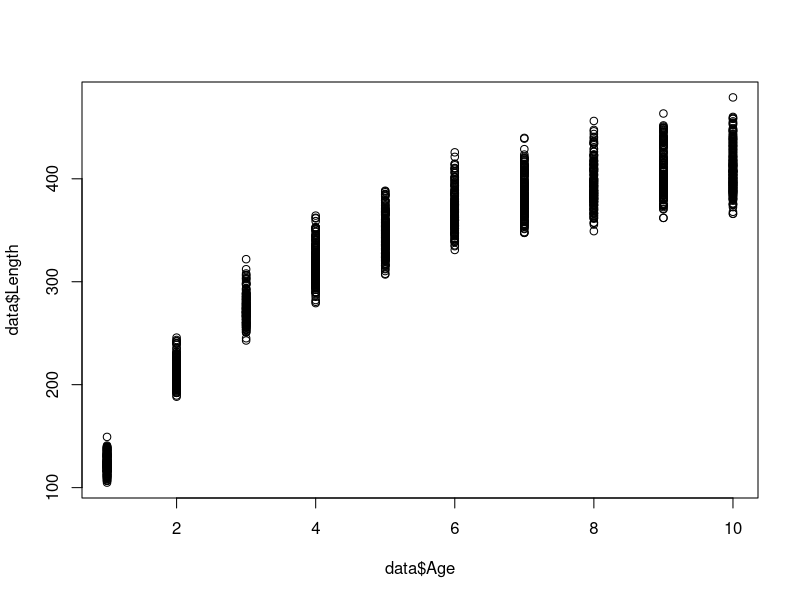
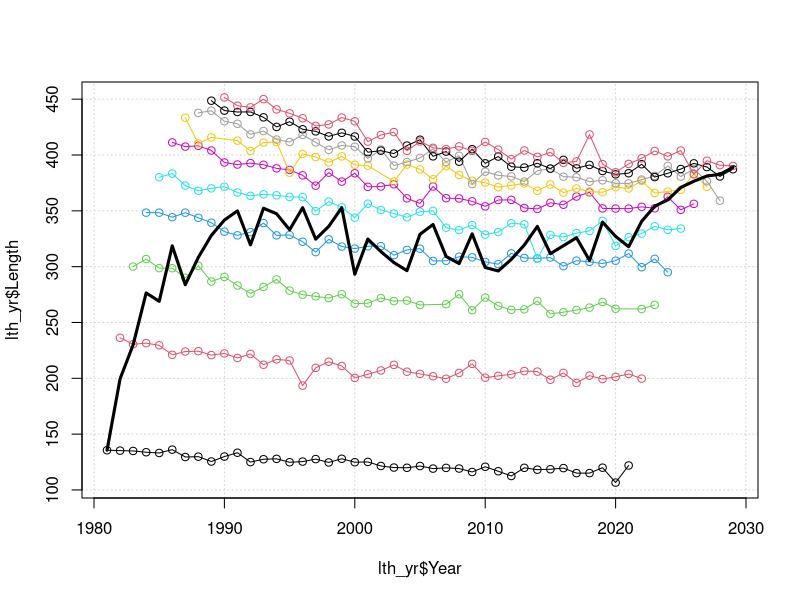
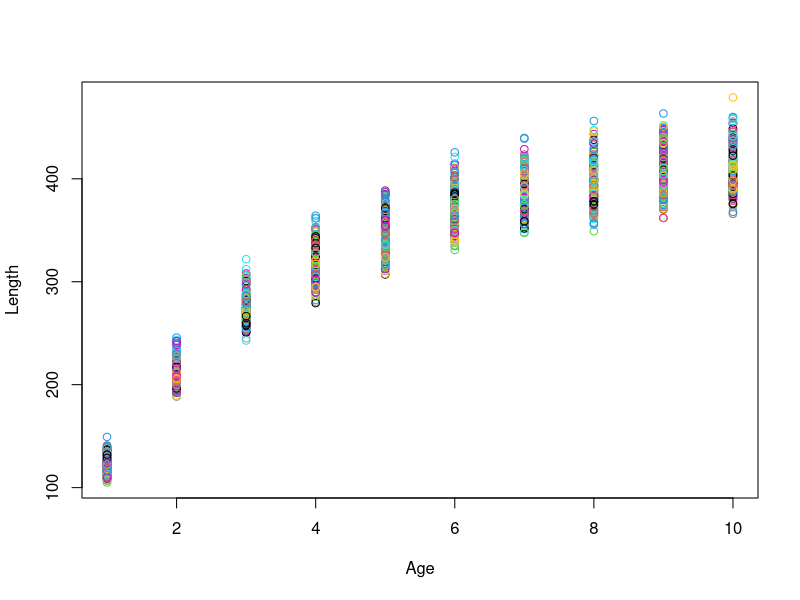

These figures' R source, in order: (Note: this script raises an error after producing the figures.)
### experimenting with change in growth over time

# Load necessary libraries (install if needed: install.packages(c("nlme", "mgcv", "segmented")))
library(nlme)  # For Mixed-Effects Models (NLME)
library(mgcv)  # For Generalized Additive Models (GAMs)
library(segmented) # For Segmented Regression

# --- Simulate Data ---
set.seed(42)
N_fish <- 2000
N_years <- 50
Start_Year <- 1980

# Generate individual IDs
ID <- 1:N_fish
# Randomly assign a birth year (Cohort)
Cohort <- sample(Start_Year:(Start_Year + N_years - 10), N_fish, replace = TRUE) 
# The Year the fish was measured (Sampling Year)
Year <- sapply(Cohort, function(c) sample(c + 1:min(10, (Start_Year + N_years - 1) - c), 1))
# Age is Year - Cohort
Age <- Year - Cohort 

# Base von Bertalanffy parameters
Linf_base <- 400
K_base <- 0.35
t0 <- 0.01

# Introduce a quadratic temporal effect on Linf (decrease then increase, as described)
Linf_effect <- 0.05 * (Cohort - mean(Cohort))^2 - 1.5 * (Cohort - mean(Cohort)) + 15
Linf_individual <- Linf_base + Linf_effect + rnorm(N_fish, 0, 10)

# Generate Length
Length <- Linf_individual[ID] * (1 - exp(-K_base * (Age - t0))) + rnorm(N_fish, 0, 5)

# Create the final data frame
data <- data.frame(
  ID = factor(rep(ID, each = 1)),
  Cohort = Cohort[ID],
  Year = Year[ID],
  Age = Age[ID],
  Length = Length
)

# Filter for positive Age (realistic data)
data <- subset(data, Age > 0)

# plot data
plot(data$Age, data$Length)

lth_yr <- aggregate(Length ~ Year + Age, data = data, mean)
plot(lth_yr$Year, lth_yr$Length, typ = 'n',
     panel.first = grid())
for(i in unique(lth_yr$Age)){
  with(subset(lth_yr, Age==i),
       points(Year, Length, typ = 'o', col = which(i==unique(lth_yr$Age))))
}
with(aggregate(Length ~ Year, data = data, mean),
     points(Year, Length, typ = 'l', lwd = 3))

plot(Length ~ Age, data=data, col=data$Cohort)

data <- subset(data, Year > 1989 & Year < 2022)

# Nonlinear Mixed-Effects Model (NLME) ------------------------------------

## Install if necessary: install.packages("nlme")
library(nlme)

# 1. Define the von Bertalanffy Growth Function (VBGF)
vbgf_formula <- Length ~ Linf * (1 - exp(-K * (Age - t0)))

# 2. Set starting values for parameters
# Let's say the simple fit gave intercepts: Linf=380, K=0.4, t0=0.05
# Use these, and still use 0 for the complex terms (linear/quadratic Cohort effects)
start_vector_refined <- c(
  380, 0, 0, # Linf: Intercept (refined), Linear (0), Quadratic (0)
  0.4, 0, 0, # K: Intercept (refined), Linear (0), Quadratic (0)
  0.05, 0, 0 # t0: Intercept (refined), Linear (0), Quadratic (0)
)
start_list_correct <- list(fixed = start_vector_refined)


# 3. Fit the NLME model:
#   - Model Linf (asymptotic length) as a function of Cohort, 
#     using a quadratic term (Cohort^2) to capture the decrease-then-increase pattern.
#   - Individual fish ID is included as a grouping factor (random effect)
# Fixed: All parameters are just intercepts (3 parameters)

# Note: poly(Cohort, 2) results in 3 coefficients (Intercept, Linear, Quadratic)
# K ~ 1 results in 1 coefficient (Intercept)
# t0 ~ 1 results in 1 coefficient (Intercept)

start_vector_simple <- c(
  400,    # Intercept for Linf
  0.35,   # Intercept for K
  0.01    # Intercept for t0
)
# This is the structure that satisfies the error message:
start_list_correct_simple <- list(fixed = start_vector_simple)

model_simple <- nlme(
  model = vbgf_formula,
  fixed = Linf + K + t0 ~ 1, 
  random = Linf ~ 1 | ID,                       
  data = data,
  groups = ~ ID,
  # Use your original simple starts: c(400, 0.35, 0.01)
  start = start_list_correct_simple  
)
# Use coef(model_simple) or fixed.effects(model_simple) to get refined intercepts

# Display results
summary(model_simple)

# Create a centered cohort variable
data$Cohort_C <- data$Cohort - mean(data$Cohort)

# Use the structure where parameters are separated by pipes '|' for different covariates
model_revised_fixed <- nlme(
  model = vbgf_formula,
  # Only Linf depends on Cohort. K and t0 are only intercepts (~1).
  fixed = Linf ~ poly(Cohort_C, 2) | K ~ 1 | t0 ~ 1,
  random = Linf ~ 1 | Cohort_C,                       
  data = data,
  groups = ~ Cohort,
  # Now only 5 fixed parameters required:
  start = list(fixed = c(Linf=400, K=0.35, t0=0, Cohort = .5)),
  # ... control arguments ...
)

# Interpretation: 
# Examine the 'Fixed effects' table. The coefficients for 'poly(Cohort, 2)'
# indicate how the Linf parameter changes with the cohort. A significant 
# quadratic term confirms the non-linear (decrease then increase) growth change 
# over the 35 years.



# 2. 🌊 Generalized Additive Model (GAM) ----------------------------------

## Install if necessary: install.packages("mgcv")
library(mgcv)

# 1. Fit the GAM model
#   - s(Age): Smooth, non-linear effect of age (the base growth curve).
#   - s(Age, by=Cohort): A smooth interaction term. This allows the shape 
#     of the Age-Length relationship (i.e., the growth rate) to change smoothly 
#     as a function of the Cohort. This directly captures change in growth pattern.
model_gam <- gam(
  Length ~ s(Age) + s(Cohort) + te(Age, Cohort), # 'te' for tensor product smooth interaction
  data = data
)

model_gam <- gam(
  Length ~ s(Age) + s(Year) + te(Age, Year), # 'te' for tensor product smooth interaction
  data = data
)

# Display results
summary(model_gam)

# 2. Visualize the Cohort effect (Change in growth pattern)
plot(model_gam, select = 4, main = "Interaction between Age and Cohort", scheme = 1)
# The plot for the te(Age, Cohort) term shows the residuals and the magnitude 
# of the effect, highlighting where the growth pattern is most different across cohorts.
plot(model_gam)

# Interpretation:
# The significance of the 'te(Age, Cohort)' term indicates that the relationship 
# between Length and Age (the growth curve) is significantly different across cohorts.


# 3. 📅 Segmented Regression (Change-Point Detection) ---------------------

## Install if necessary: install.packages("segmented")
library(segmented)

# --- Step 1: Calculate the mean Linf for each Cohort (A proxy for growth) ---
# For simplicity, we calculate a mean Length per Cohort for older fish (Age > 5)
cohort_mean_growth <- aggregate(Length ~ Cohort, 
                                data = subset(data, Age > 5), 
                                FUN = mean)

# --- Step 2: Fit a linear model of mean growth over time (Cohort) ---
lm_base <- lm(Length ~ Cohort, data = cohort_mean_growth)

# --- Step 3: Find the change-point (break-point) ---
# Estimate a model with one break-point ('psi') based on the base linear model
model_segmented <- segmented(lm_base, 
                             seg.Z = ~ Cohort, 
                             psi = list(Cohort = c(1987,2013))) # Start search near Cohort Year 2000

# Display results
summary(model_segmented)
# Estimated break-point
print(paste("Estimated Change-Point (Cohort Year):", round(model_segmented$psi[2], 0)))

# 4. Plot the result to visualize the blocks
plot(cohort_mean_growth$Cohort, cohort_mean_growth$Length, 
     pch = 19, 
     main = "Segmented Regression: Change in Mean Growth",
     xlab = "Cohort Year",
     ylab = "Mean Length (Older Fish)")
plot(model_segmented, add = TRUE, col = "red", lwd = 2)

# Interpretation:
# The output provides the estimated break-point ('psi'), which defines the transition 
# from the first growth block (Regime 1) to the second growth block (Regime 2). 
# The two different slopes (one before 'psi' and one after) quantify the change in 
# trend between the two time blocks.
